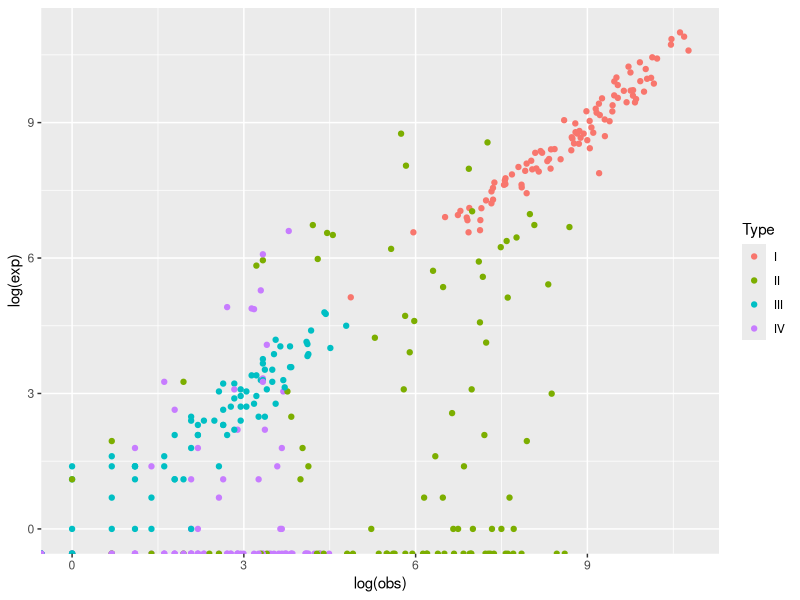

Write the R code that produced this figure. (Note: this script raises an error after producing the figure.)
## ---- chunk 1
knitr::opts_chunk$set(echo = TRUE)
library(MCMCpack)
library(tidyverse)
library(here)
## ---- chunk 2
set.seed(108)
#Type I: high a, high biomass; low variance and high correlation
obs_I <- rnbinom(100, mu = 1e4, size = 1)
exp_I <- rnbinom(length(obs_I), mu = obs_I, size = 10)

#Type II: high a, low biomass; high variance and poor correlation
obs_II <- rnbinom(100, mu = 1e3, size = .5)
exp_II <- rnbinom(length(obs_II), mu = obs_II, size = .1)

#Type III: low a, high biomass; low variance and high correlation, but few reads
obs_III <- rnbinom(100, mu = 20, size = .5)
exp_III <- rnbinom(length(obs_III), mu = obs_III, size = 10)

#Type IV: low a, low biomass; high variance and poor correlation, but few reads
obs_IV <- rnbinom(100, mu = 20, size = 1)
exp_IV <- rnbinom(length(obs_IV), mu = obs_IV, size = .1)

data.frame(obs_I, exp_I, obs_II, exp_II, obs_III, exp_III, obs_IV, exp_IV) %>% 
  mutate(idx = 1:nrow(.)) %>% 
  pivot_longer(-idx) %>% 
  separate(name, into = c("name", "Type")) %>% 
  pivot_wider(names_from = name, values_from = value) %>% 
  ggplot(aes(x = log(obs), y = log(exp), color = Type)) +
    geom_point()


## ---- chunk 3
knitr::include_graphics(here("figures", "readDepth_propdrops.png"))
## ---- chunk 4
knitr::include_graphics(here("figures", "drop_prop_logistic.png"))
## ---- chunk 5
knitr::include_graphics(here("figures", "tech_drop_tile_6bins_.png"))
## ---- chunk 6
knitr::include_graphics(here("figures", "tech_drop_tile_6bins_123nondetections.png"))
